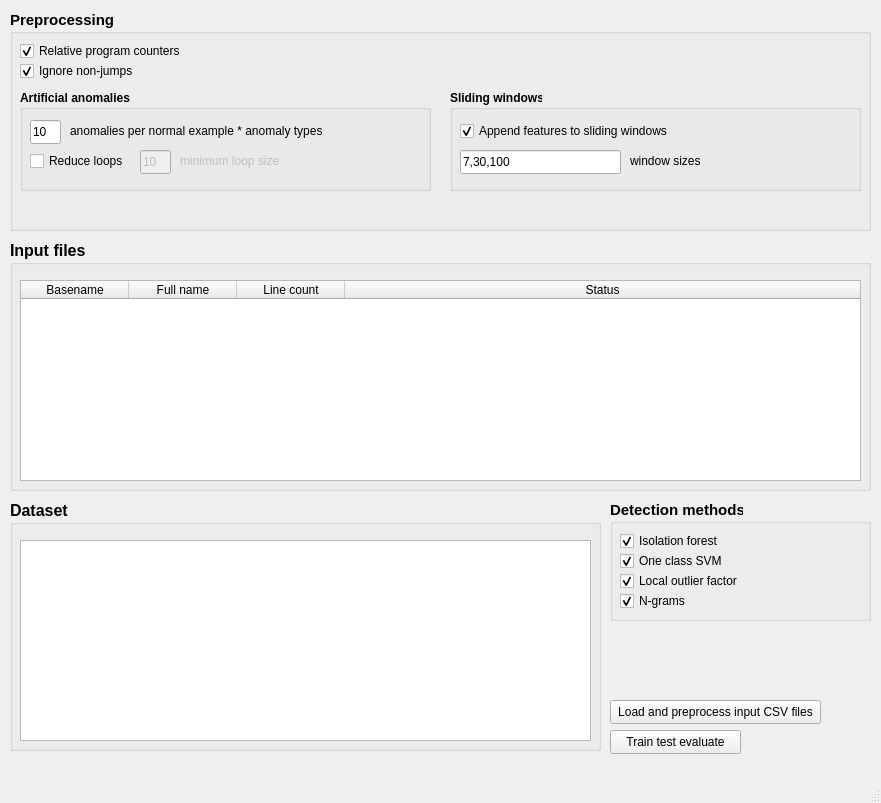
<?xml version="1.0" encoding="UTF-8"?>
<ui version="4.0">
 <class>MainWindow</class>
 <widget class="QMainWindow" name="MainWindow">
  <property name="geometry">
   <rect>
    <x>0</x>
    <y>0</y>
    <width>881</width>
    <height>803</height>
   </rect>
  </property>
  <property name="windowTitle">
   <string>Anomaly detection in program behaviour benchmark tool</string>
  </property>
  <widget class="QWidget" name="centralwidget">
   <widget class="QGroupBox" name="groupBox">
    <property name="enabled">
     <bool>true</bool>
    </property>
    <property name="geometry">
     <rect>
      <x>10</x>
      <y>10</y>
      <width>861</width>
      <height>221</height>
     </rect>
    </property>
    <property name="font">
     <font>
      <pointsize>11</pointsize>
      <bold>true</bold>
     </font>
    </property>
    <property name="title">
     <string>Preprocessing</string>
    </property>
    <widget class="CheckBox" name="checkBox_relative">
     <property name="geometry">
      <rect>
       <x>10</x>
       <y>30</y>
       <width>171</width>
       <height>22</height>
      </rect>
     </property>
     <property name="font">
      <font>
       <pointsize>9</pointsize>
       <bold>false</bold>
      </font>
     </property>
     <property name="text">
      <string>Relative program counters</string>
     </property>
     <property name="checked">
      <bool>true</bool>
     </property>
    </widget>
    <widget class="CheckBox" name="checkBox_non_jumps">
     <property name="geometry">
      <rect>
       <x>10</x>
       <y>50</y>
       <width>161</width>
       <height>22</height>
      </rect>
     </property>
     <property name="font">
      <font>
       <pointsize>9</pointsize>
       <bold>false</bold>
      </font>
     </property>
     <property name="text">
      <string>Ignore non-jumps</string>
     </property>
     <property name="checked">
      <bool>true</bool>
     </property>
    </widget>
    <widget class="QGroupBox" name="groupBox_artificial_anomalies">
     <property name="geometry">
      <rect>
       <x>10</x>
       <y>80</y>
       <width>411</width>
       <height>101</height>
      </rect>
     </property>
     <property name="font">
      <font>
       <pointsize>9</pointsize>
       <bold>true</bold>
      </font>
     </property>
     <property name="title">
      <string>Artificial anomalies</string>
     </property>
     <property name="flat">
      <bool>false</bool>
     </property>
     <property name="checkable">
      <bool>false</bool>
     </property>
     <widget class="LineEdit" name="lineEdit_anomalies_per_normal">
      <property name="geometry">
       <rect>
        <x>10</x>
        <y>30</y>
        <width>31</width>
        <height>24</height>
       </rect>
      </property>
      <property name="font">
       <font>
        <pointsize>9</pointsize>
        <bold>false</bold>
       </font>
      </property>
      <property name="text">
       <string>10</string>
      </property>
     </widget>
     <widget class="QLabel" name="label_anomalies_per_normal">
      <property name="geometry">
       <rect>
        <x>50</x>
        <y>30</y>
        <width>261</width>
        <height>21</height>
       </rect>
      </property>
      <property name="font">
       <font>
        <pointsize>9</pointsize>
        <italic>false</italic>
        <bold>false</bold>
       </font>
      </property>
      <property name="text">
       <string>anomalies per normal example * anomaly types</string>
      </property>
     </widget>
     <widget class="QLabel" name="label_minimum_loop_size">
      <property name="enabled">
       <bool>false</bool>
      </property>
      <property name="geometry">
       <rect>
        <x>160</x>
        <y>60</y>
        <width>111</width>
        <height>21</height>
       </rect>
      </property>
      <property name="font">
       <font>
        <pointsize>9</pointsize>
        <italic>false</italic>
        <bold>false</bold>
       </font>
      </property>
      <property name="text">
       <string>minimum loop size</string>
      </property>
     </widget>
     <widget class="LineEdit" name="lineEdit_minimum_loop_size">
      <property name="enabled">
       <bool>false</bool>
      </property>
      <property name="geometry">
       <rect>
        <x>120</x>
        <y>60</y>
        <width>31</width>
        <height>24</height>
       </rect>
      </property>
      <property name="font">
       <font>
        <pointsize>9</pointsize>
        <bold>false</bold>
       </font>
      </property>
      <property name="text">
       <string>10</string>
      </property>
     </widget>
     <widget class="CheckBox" name="checkBox_reduce_loops">
      <property name="geometry">
       <rect>
        <x>10</x>
        <y>60</y>
        <width>101</width>
        <height>22</height>
       </rect>
      </property>
      <property name="font">
       <font>
        <pointsize>9</pointsize>
        <bold>false</bold>
       </font>
      </property>
      <property name="text">
       <string>Reduce loops</string>
      </property>
     </widget>
    </widget>
    <widget class="QGroupBox" name="groupBox_3">
     <property name="geometry">
      <rect>
       <x>440</x>
       <y>80</y>
       <width>411</width>
       <height>101</height>
      </rect>
     </property>
     <property name="font">
      <font>
       <pointsize>9</pointsize>
       <bold>true</bold>
      </font>
     </property>
     <property name="title">
      <string>Sliding windows </string>
     </property>
     <widget class="QLabel" name="label_window_sizes">
      <property name="geometry">
       <rect>
        <x>180</x>
        <y>60</y>
        <width>131</width>
        <height>21</height>
       </rect>
      </property>
      <property name="font">
       <font>
        <pointsize>9</pointsize>
        <italic>false</italic>
        <bold>false</bold>
       </font>
      </property>
      <property name="text">
       <string>window sizes</string>
      </property>
     </widget>
     <widget class="LineEdit" name="lineEdit_window_sizes">
      <property name="geometry">
       <rect>
        <x>10</x>
        <y>60</y>
        <width>161</width>
        <height>24</height>
       </rect>
      </property>
      <property name="font">
       <font>
        <pointsize>9</pointsize>
        <bold>false</bold>
       </font>
      </property>
      <property name="text">
       <string>7,30,100</string>
      </property>
      <property name="placeholderText">
       <string>7,30,100</string>
      </property>
     </widget>
     <widget class="CheckBox" name="checkBox_append_features">
      <property name="geometry">
       <rect>
        <x>10</x>
        <y>30</y>
        <width>221</width>
        <height>22</height>
       </rect>
      </property>
      <property name="font">
       <font>
        <pointsize>9</pointsize>
        <bold>false</bold>
       </font>
      </property>
      <property name="text">
       <string>Append features to sliding windows</string>
      </property>
      <property name="checked">
       <bool>true</bool>
      </property>
     </widget>
    </widget>
   </widget>
   <widget class="QGroupBox" name="groupBox_2">
    <property name="enabled">
     <bool>true</bool>
    </property>
    <property name="geometry">
     <rect>
      <x>610</x>
      <y>500</y>
      <width>261</width>
      <height>121</height>
     </rect>
    </property>
    <property name="font">
     <font>
      <pointsize>11</pointsize>
      <bold>true</bold>
     </font>
    </property>
    <property name="title">
     <string>Detection methods</string>
    </property>
    <widget class="CheckBox" name="checkBox_ngrams">
     <property name="geometry">
      <rect>
       <x>10</x>
       <y>90</y>
       <width>121</width>
       <height>22</height>
      </rect>
     </property>
     <property name="font">
      <font>
       <pointsize>9</pointsize>
       <bold>false</bold>
      </font>
     </property>
     <property name="text">
      <string>N-grams</string>
     </property>
     <property name="checked">
      <bool>true</bool>
     </property>
    </widget>
    <widget class="CheckBox" name="checkBox_local_outlier_factor">
     <property name="geometry">
      <rect>
       <x>10</x>
       <y>70</y>
       <width>131</width>
       <height>22</height>
      </rect>
     </property>
     <property name="font">
      <font>
       <pointsize>9</pointsize>
       <bold>false</bold>
      </font>
     </property>
     <property name="text">
      <string>Local outlier factor</string>
     </property>
     <property name="checked">
      <bool>true</bool>
     </property>
    </widget>
    <widget class="CheckBox" name="checkBox_one_class_svm">
     <property name="geometry">
      <rect>
       <x>10</x>
       <y>50</y>
       <width>121</width>
       <height>22</height>
      </rect>
     </property>
     <property name="font">
      <font>
       <pointsize>9</pointsize>
       <bold>false</bold>
      </font>
     </property>
     <property name="text">
      <string>One class SVM</string>
     </property>
     <property name="checked">
      <bool>true</bool>
     </property>
    </widget>
    <widget class="CheckBox" name="checkBox_isolation_forest">
     <property name="geometry">
      <rect>
       <x>10</x>
       <y>30</y>
       <width>121</width>
       <height>22</height>
      </rect>
     </property>
     <property name="font">
      <font>
       <pointsize>9</pointsize>
       <bold>false</bold>
      </font>
     </property>
     <property name="text">
      <string>Isolation forest</string>
     </property>
     <property name="checked">
      <bool>true</bool>
     </property>
    </widget>
   </widget>
   <widget class="QGroupBox" name="groupBox_input">
    <property name="enabled">
     <bool>true</bool>
    </property>
    <property name="geometry">
     <rect>
      <x>10</x>
      <y>240</y>
      <width>861</width>
      <height>251</height>
     </rect>
    </property>
    <property name="font">
     <font>
      <pointsize>12</pointsize>
      <bold>true</bold>
     </font>
    </property>
    <property name="title">
     <string>Input files</string>
    </property>
    <widget class="InputFilesTableWidget" name="tableWidget_input_files">
     <property name="geometry">
      <rect>
       <x>10</x>
       <y>40</y>
       <width>841</width>
       <height>201</height>
      </rect>
     </property>
     <property name="font">
      <font>
       <pointsize>9</pointsize>
       <bold>false</bold>
      </font>
     </property>
     <property name="selectionBehavior">
      <enum>QAbstractItemView::SelectRows</enum>
     </property>
     <attribute name="horizontalHeaderDefaultSectionSize">
      <number>108</number>
     </attribute>
     <attribute name="horizontalHeaderStretchLastSection">
      <bool>true</bool>
     </attribute>
     <column>
      <property name="text">
       <string>Basename</string>
      </property>
     </column>
     <column>
      <property name="text">
       <string>Full name</string>
      </property>
     </column>
     <column>
      <property name="text">
       <string>Line count</string>
      </property>
     </column>
     <column>
      <property name="text">
       <string>Status</string>
      </property>
     </column>
    </widget>
   </widget>
   <widget class="QPushButton" name="btn_load_and_preprocess_input_files">
    <property name="enabled">
     <bool>true</bool>
    </property>
    <property name="geometry">
     <rect>
      <x>610</x>
      <y>700</y>
      <width>211</width>
      <height>24</height>
     </rect>
    </property>
    <property name="font">
     <font>
      <pointsize>9</pointsize>
      <bold>false</bold>
     </font>
    </property>
    <property name="text">
     <string>Load and preprocess input CSV files</string>
    </property>
   </widget>
   <widget class="QPushButton" name="btn_train_test_evaluate">
    <property name="enabled">
     <bool>true</bool>
    </property>
    <property name="geometry">
     <rect>
      <x>610</x>
      <y>730</y>
      <width>131</width>
      <height>24</height>
     </rect>
    </property>
    <property name="font">
     <font>
      <pointsize>9</pointsize>
      <bold>false</bold>
     </font>
    </property>
    <property name="text">
     <string>Train test evaluate</string>
    </property>
   </widget>
   <widget class="QGroupBox" name="groupBox_dataset">
    <property name="geometry">
     <rect>
      <x>10</x>
      <y>500</y>
      <width>591</width>
      <height>251</height>
     </rect>
    </property>
    <property name="font">
     <font>
      <pointsize>12</pointsize>
      <bold>true</bold>
     </font>
    </property>
    <property name="title">
     <string>Dataset</string>
    </property>
    <widget class="TableWidget" name="tableWidget_dataset">
     <property name="geometry">
      <rect>
       <x>10</x>
       <y>40</y>
       <width>571</width>
       <height>201</height>
      </rect>
     </property>
     <property name="font">
      <font>
       <pointsize>9</pointsize>
       <bold>false</bold>
      </font>
     </property>
    </widget>
   </widget>
  </widget>
  <widget class="QMenuBar" name="menubar">
   <property name="geometry">
    <rect>
     <x>0</x>
     <y>0</y>
     <width>881</width>
     <height>21</height>
    </rect>
   </property>
  </widget>
  <widget class="QStatusBar" name="statusbar"/>
 </widget>
 <customwidgets>
  <customwidget>
   <class>InputFilesTableWidget</class>
   <extends>QTableWidget</extends>
   <header location="global">input_files_table_widget.h</header>
  </customwidget>
  <customwidget>
   <class>LineEdit</class>
   <extends>QLineEdit</extends>
   <header location="global">line_edit.h</header>
  </customwidget>
  <customwidget>
   <class>CheckBox</class>
   <extends>QCheckBox</extends>
   <header location="global">check_box.h</header>
  </customwidget>
  <customwidget>
   <class>TableWidget</class>
   <extends>QTableWidget</extends>
   <header location="global">table_widget.h</header>
  </customwidget>
 </customwidgets>
 <resources/>
 <connections/>
</ui>
